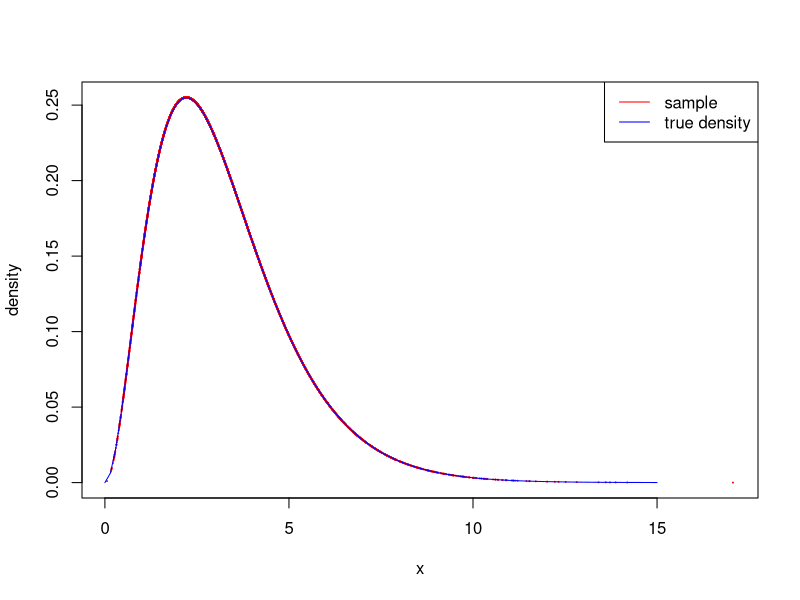
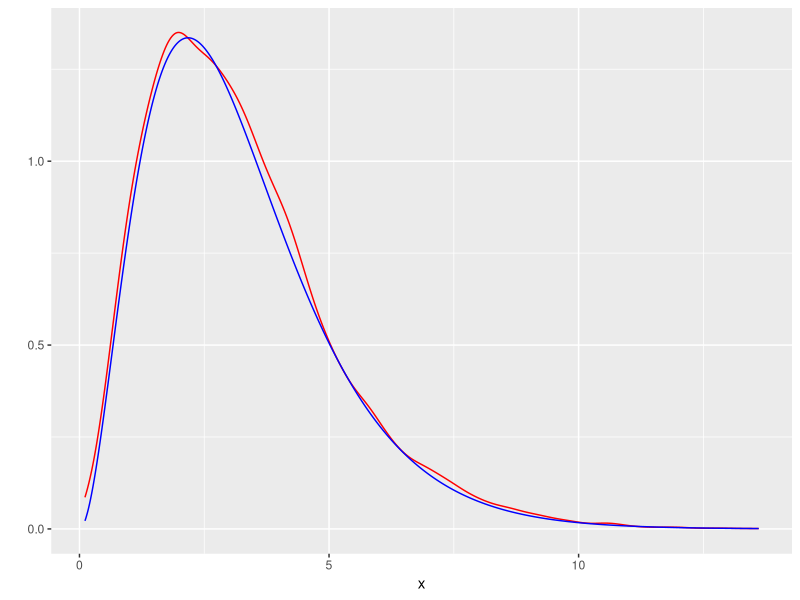

Write R code to recreate these figures, in order.
## ---- chunk 1
theta <- 3
theta1 <- theta
theta2 <- theta + 0.5
c <- 1 / (2 * gamma(theta1) + gamma(theta2)) 
w1 <- c * 2 * gamma(theta1)
w2 <- 1 - w1

n <- 10000
set.seed(2020)
u <- rbinom(n, prob = w1, size = 1)
x <- rgamma(n, shape = ifelse(u == 1, theta1, theta2))
g_true <- function(x) {
  return(c * exp(-x) * (2 * x^(theta - 1) + x^(theta - 0.5)))
}
g_sample <- w1 * dgamma(x, shape = theta1) + w2 * dgamma(x, shape = theta2)
plot(x, g_sample, ylab = "density", col = "red", cex = .1)
curve(g_true, from = 0, to = 15, col = "blue", ylab = "", add = TRUE)
legend("topright",
       legend=c("sample","true density"),
       lty=c(1,1),
       col=c("red","blue"))
## ---- chunk 2
library(ggplot2)
set.seed(2020)
f <- function(x) {
  return(sqrt(4+x) * x^(theta-1) * exp(-x))
}

ratio <- function(x) {
  return(sqrt(4+x) / (2 + sqrt(x)))
}

out <- vector()
for (i in 1:n) {
  while (TRUE) {
    u <- rbinom(1, prob = w1, size = 1)
    x <- rgamma(1, shape = ifelse(u == 1, theta1, theta2))
    uni <- runif(1)
    if (uni < ratio(x)) break
  }
  out[i] <- x
}

d <- unlist(lapply(out, f))
dat <- data.frame(out, d)

cols <- c("sample"="blue","kernel density"="#red")
ggplot(data = dat, aes(x = out)) + 
  geom_density(aes(y=..density.. *5.5), colour = 'red') + 
  geom_line(aes(y = d), colour = 'blue') + 
  xlab("x") + 
  ylab("") 
  
## ---- chunk 3
set.seed(2020)
delta <- 0.7 # true value to be estimated based on the data
n <- 100
set.seed(123)
u <- rbinom(n, prob = delta, size = 1)
x <- rnorm(n, ifelse(u == 1, 7, 10), 0.5)

